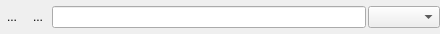
<?xml version="1.0" encoding="UTF-8"?>
<ui version="4.0">
 <class>KMMSearchWidget</class>
 <widget class="QWidget" name="KMMSearchWidget">
  <property name="geometry">
   <rect>
    <x>0</x>
    <y>0</y>
    <width>440</width>
    <height>34</height>
   </rect>
  </property>
  <property name="windowTitle">
   <string>Form</string>
  </property>
  <layout class="QHBoxLayout" name="horizontalLayout" stretch="0,0,2,0">
   <property name="spacing">
    <number>2</number>
   </property>
   <property name="leftMargin">
    <number>0</number>
   </property>
   <property name="topMargin">
    <number>1</number>
   </property>
   <property name="rightMargin">
    <number>0</number>
   </property>
   <property name="bottomMargin">
    <number>1</number>
   </property>
   <item>
    <widget class="QToolButton" name="m_closeButton">
     <property name="text">
      <string>...</string>
     </property>
     <property name="autoRaise">
      <bool>true</bool>
     </property>
    </widget>
   </item>
   <item>
    <widget class="QToolButton" name="m_pinButton">
     <property name="toolTip">
      <string>Used to keep the filter widget visible. If not visible, it can be shown using Ctrl+F</string>
     </property>
     <property name="text">
      <string>...</string>
     </property>
     <property name="checkable">
      <bool>true</bool>
     </property>
     <property name="autoRaise">
      <bool>true</bool>
     </property>
    </widget>
   </item>
   <item>
    <widget class="QLineEdit" name="m_searchWidget"/>
   </item>
   <item>
    <widget class="QComboBox" name="m_filterBox">
     <property name="sizeAdjustPolicy">
      <enum>QComboBox::AdjustToContents</enum>
     </property>
    </widget>
   </item>
  </layout>
 </widget>
 <resources/>
 <connections/>
</ui>
